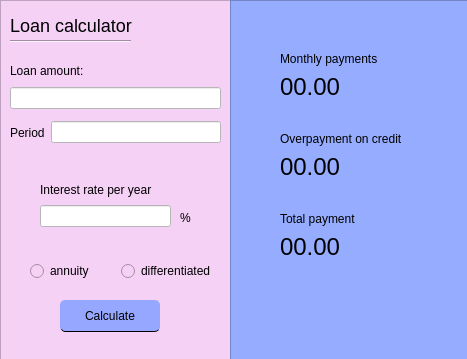
<?xml version="1.0" encoding="UTF-8"?>
<ui version="4.0">
 <class>CreditView</class>
 <widget class="QWidget" name="CreditView">
  <property name="geometry">
   <rect>
    <x>0</x>
    <y>0</y>
    <width>467</width>
    <height>359</height>
   </rect>
  </property>
  <property name="windowTitle">
   <string>Credit</string>
  </property>
  <widget class="QFrame" name="input_layout">
   <property name="geometry">
    <rect>
     <x>0</x>
     <y>0</y>
     <width>231</width>
     <height>361</height>
    </rect>
   </property>
   <property name="styleSheet">
    <string notr="true">background-color: rgb(245, 209, 246); color: black;
    </string>
   </property>
   <property name="frameShape">
    <enum>QFrame::StyledPanel</enum>
   </property>
   <property name="frameShadow">
    <enum>QFrame::Raised</enum>
   </property>
   <widget class="QWidget" name="layoutWidget1">
    <property name="geometry">
     <rect>
      <x>10</x>
      <y>60</y>
      <width>211</width>
      <height>49</height>
     </rect>
    </property>
    <layout class="QVBoxLayout" name="verticalLayout_2">
     <item>
      <widget class="QLabel" name="label">
       <property name="text">
        <string>Loan amount:</string>
       </property>
      </widget>
     </item>
     <item>
      <widget class="QLineEdit" name="amount_val">
       <property name="styleSheet">
        <string notr="true">background-color: white;
</string>
       </property>
      </widget>
     </item>
    </layout>
   </widget>
   <widget class="QWidget" name="layoutWidget2">
    <property name="geometry">
     <rect>
      <x>10</x>
      <y>120</y>
      <width>211</width>
      <height>25</height>
     </rect>
    </property>
    <layout class="QHBoxLayout" name="horizontalLayout_2">
     <item>
      <widget class="QLabel" name="label_2">
       <property name="text">
        <string>Period</string>
       </property>
      </widget>
     </item>
     <item>
      <widget class="QLineEdit" name="period_val">
       <property name="styleSheet">
        <string notr="true">background-color: white;
</string>
       </property>
      </widget>
     </item>
    </layout>
   </widget>
   <widget class="QWidget" name="layoutWidget4">
    <property name="geometry">
     <rect>
      <x>40</x>
      <y>180</y>
      <width>131</width>
      <height>47</height>
     </rect>
    </property>
    <layout class="QVBoxLayout" name="verticalLayout">
     <item>
      <widget class="QLabel" name="label_3">
       <property name="text">
        <string>Interest rate per year</string>
       </property>
      </widget>
     </item>
     <item>
      <widget class="QLineEdit" name="interest_rate">
       <property name="styleSheet">
        <string notr="true">background-color: white; text-align: right;
        </string>
       </property>
      </widget>
     </item>
    </layout>
   </widget>
   <widget class="QWidget" name="layoutWidget5">
    <property name="geometry">
     <rect>
      <x>30</x>
      <y>260</y>
      <width>186</width>
      <height>23</height>
     </rect>
    </property>
    <layout class="QHBoxLayout" name="horizontalLayout_4">
     <item>
      <widget class="QRadioButton" name="annuity">
       <property name="text">
        <string>annuity</string>
       </property>
      </widget>
     </item>
     <item>
      <widget class="QRadioButton" name="diff">
       <property name="text">
        <string>differentiated</string>
       </property>
      </widget>
     </item>
    </layout>
   </widget>
   <widget class="QLabel" name="label_4">
    <property name="geometry">
     <rect>
      <x>10</x>
      <y>10</y>
      <width>191</width>
      <height>31</height>
     </rect>
    </property>
    <property name="styleSheet">
     <string notr="true">font-size: 18px;</string>
    </property>
    <property name="text">
     <string>Loan calculator</string>
    </property>
   </widget>
   <widget class="Line" name="line">
    <property name="geometry">
     <rect>
      <x>10</x>
      <y>40</y>
      <width>121</width>
      <height>3</height>
     </rect>
    </property>
    <property name="orientation">
     <enum>Qt::Horizontal</enum>
    </property>
   </widget>
   <widget class="QLabel" name="label_7">
    <property name="geometry">
     <rect>
      <x>180</x>
      <y>210</y>
      <width>16</width>
      <height>16</height>
     </rect>
    </property>
    <property name="text">
     <string>%</string>
    </property>
   </widget>
   <widget class="QPushButton" name="calc_btn">
    <property name="geometry">
     <rect>
      <x>60</x>
      <y>300</y>
      <width>100</width>
      <height>32</height>
     </rect>
    </property>
    <property name="styleSheet">
     <string notr="true">QPushButton { color: #000; border-bottom: 1px solid black; border-radius:  5px; background-color: rgb(150, 167, 255); }
        QPushButton::pressed {
        background-color: grey;}
     </string>
    </property>
    <property name="text">
     <string>Calculate</string>
    </property>
   </widget>
  </widget>
  <widget class="QFrame" name="frame">
   <property name="geometry">
    <rect>
     <x>230</x>
     <y>0</y>
     <width>241</width>
     <height>361</height>
    </rect>
   </property>
   <property name="styleSheet">
    <string notr="true">background-color: rgb(150, 172, 255); color: black;</string>
   </property>
   <property name="frameShape">
    <enum>QFrame::StyledPanel</enum>
   </property>
   <property name="frameShadow">
    <enum>QFrame::Raised</enum>
   </property>
   <widget class="QWidget" name="layoutWidget6">
    <property name="geometry">
     <rect>
      <x>50</x>
      <y>130</y>
      <width>151</width>
      <height>51</height>
     </rect>
    </property>
    <layout class="QVBoxLayout" name="overpayment">
     <item>
      <widget class="QLabel" name="label_6">
       <property name="styleSheet">
        <string notr="true">qproperty-alignment: AlignCenter;</string>
       </property>
       <property name="text">
        <string>Overpayment on credit</string>
       </property>
      </widget>
     </item>
     <item>
      <widget class="QLabel" name="overpayment_val">
       <property name="font">
        <font>
         <family>Arial</family>
         <pointsize>18</pointsize>
        </font>
       </property>
       <property name="styleSheet">
        <string notr="true">QLabel { qproperty-alignment: AlignCenter;}
        </string>
       </property>
       <property name="text">
        <string>00.00</string>
       </property>
      </widget>
     </item>
    </layout>
   </widget>
   <widget class="QWidget" name="layoutWidget_2">
    <property name="geometry">
     <rect>
      <x>50</x>
      <y>210</y>
      <width>151</width>
      <height>51</height>
     </rect>
    </property>
    <layout class="QVBoxLayout" name="total_payments">
     <item>
      <widget class="QLabel" name="label_8">
       <property name="styleSheet">
        <string notr="true">qproperty-alignment: AlignCenter;</string>
       </property>
       <property name="text">
        <string>Total payment</string>
       </property>
      </widget>
     </item>
     <item>
      <widget class="QLabel" name="total_payment_val">
       <property name="font">
        <font>
         <family>Arial</family>
         <pointsize>18</pointsize>
        </font>
       </property>
       <property name="styleSheet">
        <string notr="true">QLabel { qproperty-alignment: AlignCenter;}
        </string>
       </property>
       <property name="text">
        <string>00.00</string>
       </property>
      </widget>
     </item>
    </layout>
   </widget>
   <widget class="QWidget" name="layoutWidget">
    <property name="geometry">
     <rect>
      <x>50</x>
      <y>50</y>
      <width>151</width>
      <height>51</height>
     </rect>
    </property>
    <layout class="QVBoxLayout" name="monthly_payments">
     <item>
      <widget class="QLabel" name="label_5">
       <property name="styleSheet">
        <string notr="true">qproperty-alignment: AlignCenter;</string>
       </property>
       <property name="text">
        <string>Monthly payments</string>
       </property>
      </widget>
     </item>
     <item>
      <widget class="QLabel" name="monthly_payment_val">
       <property name="font">
        <font>
         <family>Arial</family>
         <pointsize>18</pointsize>
        </font>
       </property>
       <property name="styleSheet">
        <string notr="true">QLabel { qproperty-alignment: AlignCenter; }
        </string>
       </property>
       <property name="text">
        <string>00.00</string>
       </property>
      </widget>
     </item>
    </layout>
   </widget>
  </widget>
 </widget>
 <resources/>
 <connections/>
</ui>
